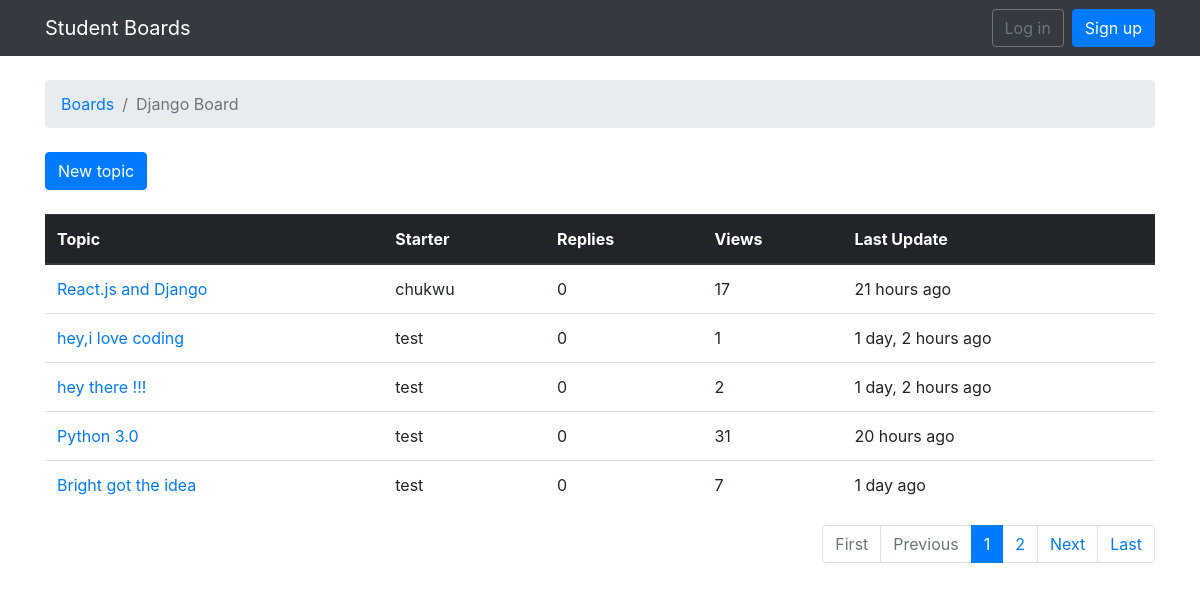
Page /boards/cc14491b-2b3a-48bb-8fb4-1ef1cd87c029/ on the committed database.
### boards/models.py (models this page shows, shortened)
class Board(models.Model):
	id   		= models.UUIDField(primary_key=True, default=uuid.uuid4, editable=False)
	name 		= models.CharField(max_length=125,unique=True)
	description = models.TextField(max_length = 255)
	created		= models.DateTimeField(auto_now_add = True)
	updated		= models.DateTimeField(auto_now = True)
	class Meta:
		ordering = ['-created']
		verbose_name = 'Board'
		verbose_name_plural = 'Boards'

class Topic(models.Model):
	id   		= models.UUIDField(primary_key=True, default=uuid.uuid4, editable=False)
	subject     = models.CharField(max_length=125)
	board       = models.ForeignKey(Board,related_name='topics',on_delete=models.SET_NULL,null=True)
	starter 	= models.ForeignKey(settings.AUTH_USER_MODEL,on_delete=models.CASCADE,related_name='user_topics')
	views 		= models.PositiveSmallIntegerField(default = 0) #viewers counter
	created		= models.DateTimeField(auto_now_add = True)
	updated		= models.DateTimeField(auto_now = True)
	class Meta:
		ordering = ['-created']
		verbose_name = 'Topic'
		verbose_name_plural = 'Topics'

### boards/views.py (the view)
class BoardTopicsListView(ListView):
	model = Topic #Model to work on
	context_object_name = 'topics' #context['topics'] = topics
	template_name = 'boards/topics.html'
	paginate_by = 5
	def get_context_data(self,**kwargs):
		kwargs['board'] = self.board #context['board'] = board
		return super().get_context_data(**kwargs)
	def get_queryset(self):
		self.board = get_object_or_404(Board,pk=self.kwargs.get('pk'))
		queryset = self.board.topics.annotate(replies = Count('posts') - 1)
		return queryset

### boards/templates/boards/topics.html (shortened to what this page needs)
{% extends 'boards/layout/base.html' %}
{% load humanize %}
{% block breadcrumb %}
		<li class="breadcrumb-item"><a href="{% url 'boards:board_index' %}">Boards</a></li>
		<li class="breadcrumb-item active">{{ board.name }}</li>
{% endblock %}
{% block wrapper %}
  <div class="mb-4">
    <a href="{% url 'boards:new_topic' board.pk %}" class="btn btn-primary">New topic</a>
  </div>
  <table class="table">
    <thead class="thead-dark">
      <tr>
        <th>Topic</th>
        <th>Starter</th>
        <th>Replies</th>
        <th>Views</th>
        <th>Last Update</th>
      </tr>
    </thead>
    <tbody>
      {% for topic in topics %}
        <tr>
          <td><a href="{% url 'boards:topic_posts' topic.board.id topic.id %}">{{ topic.subject }}</a></td>
          <td>{{ topic.starter.username }}</td>
          <td>{{ topic.replies }}</td>
          <td>{{ topic.views }}</td>
          <td>{{ topic.updated|naturaltime }}</td>
        </tr>
      {% endfor %}
    </tbody>
  </table>
  {% include 'boards/partials/_pagination.html' %}
{% endblock %}

### rows in the picture
Board: name "Django Board"
Topic: subject "React.js and Django", starter.username "chukwu", replies "0", views "17", updated "21 hours ago"
Topic: subject "hey,i love coding", starter.username "test", replies "0", views "1", updated "1 day, 2 hours ago"
Topic: subject "hey there !!!", starter.username "test", replies "0", views "2", updated "1 day, 2 hours ago"
Topic: subject "Python 3.0", starter.username "test", replies "0", views "31", updated "20 hours ago"
Topic: subject "Bright got the idea", starter.username "test", replies "0", views "7", updated "1 day ago"

### other values in the picture
{{ page_num }} "1"
{{ page_num }} "2"
